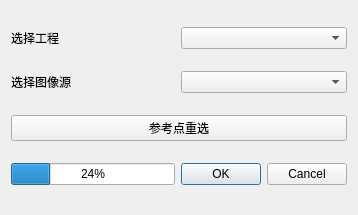
<?xml version="1.0" encoding="UTF-8"?>
<ui version="4.0">
 <class>SbasReferenceReselection</class>
 <widget class="QWidget" name="SbasReferenceReselection">
  <property name="geometry">
   <rect>
    <x>0</x>
    <y>0</y>
    <width>358</width>
    <height>215</height>
   </rect>
  </property>
  <property name="windowTitle">
   <string>SBAS参考点重选</string>
  </property>
  <property name="windowIcon">
   <iconset resource="../resources/SatExplorer.qrc">
    <normaloff>:/SatExplorer/icon/InSARapp.ico</normaloff>:/SatExplorer/icon/InSARapp.ico</iconset>
  </property>
  <layout class="QGridLayout" name="gridLayout_3">
   <item row="1" column="1">
    <widget class="QComboBox" name="comboBox_srcNode"/>
   </item>
   <item row="1" column="0">
    <widget class="QLabel" name="label_2">
     <property name="text">
      <string>选择图像源</string>
     </property>
    </widget>
   </item>
   <item row="0" column="1">
    <widget class="QComboBox" name="comboBox_project"/>
   </item>
   <item row="2" column="0" colspan="2">
    <widget class="QPushButton" name="reselection">
     <property name="text">
      <string>参考点重选</string>
     </property>
    </widget>
   </item>
   <item row="0" column="0">
    <widget class="QLabel" name="label">
     <property name="text">
      <string>选择工程</string>
     </property>
    </widget>
   </item>
   <item row="4" column="0">
    <widget class="QProgressBar" name="progressBar">
     <property name="value">
      <number>24</number>
     </property>
    </widget>
   </item>
   <item row="4" column="1">
    <widget class="QDialogButtonBox" name="buttonBox">
     <property name="standardButtons">
      <set>QDialogButtonBox::Cancel|QDialogButtonBox::Ok</set>
     </property>
    </widget>
   </item>
  </layout>
 </widget>
 <resources>
  <include location="../resources/SatExplorer.qrc"/>
 </resources>
 <connections/>
</ui>
